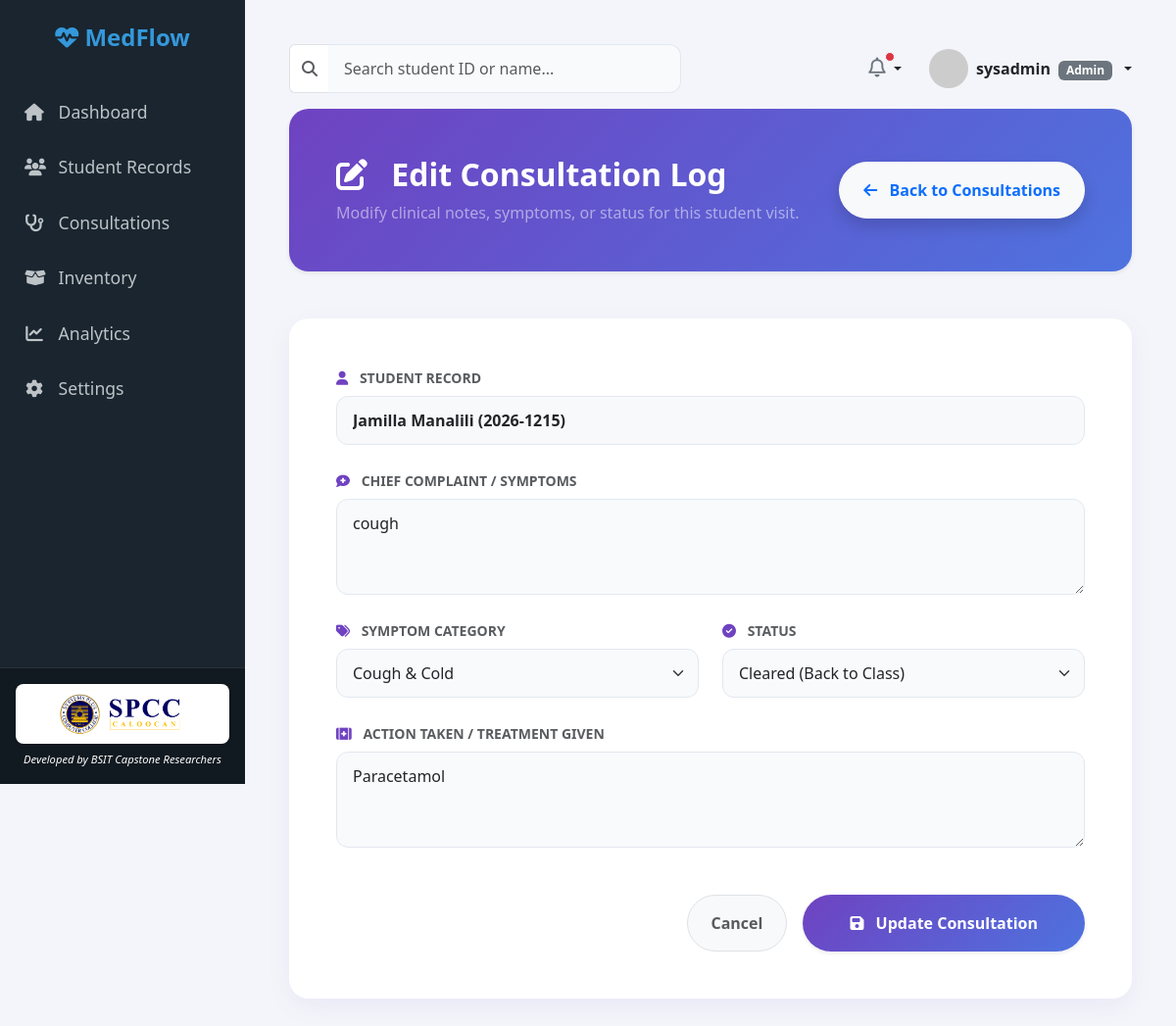
Screenshot of /modules/consultations/edit.php?id=5 (signed in) with the database file from the repository.
### tables this page shows
CREATE TABLE IF NOT EXISTS `consultations` (
  `consultation_id` int NOT NULL AUTO_INCREMENT,
  `consultation_date` datetime DEFAULT CURRENT_TIMESTAMP,
  `student_id` varchar(50) NOT NULL,
  `symptom_category` varchar(50) DEFAULT NULL,
  `chief_complaint` text,
  `action_taken` text,
  `status` varchar(50) DEFAULT NULL,
  PRIMARY KEY (`consultation_id`),
  KEY `consultations_ibfk_1` (`student_id`),
  CONSTRAINT `consultations_ibfk_1` FOREIGN KEY (`student_id`) REFERENCES `students` (`student_id`) ON DELETE CASCADE
);

CREATE TABLE IF NOT EXISTS `students` (
  `student_id` varchar(50) NOT NULL,
  `first_name` varchar(50) DEFAULT NULL,
  `last_name` varchar(50) DEFAULT NULL,
  `grade_section` varchar(50) DEFAULT NULL,
  `medical_history` text,
  `allergies` text,
  `created_at` timestamp NULL DEFAULT CURRENT_TIMESTAMP,
  PRIMARY KEY (`student_id`)
);

### modules/consultations/edit.php (the view, shortened to what this page needs)
<?php
require_once '../../includes/db_connect.php';
$consultation_id = $_GET['id'] ?? '';
try {
    $stmt = $pdo->prepare("
        SELECT c.*, s.first_name, s.last_name, s.student_id
        FROM consultations c
        JOIN students s ON c.student_id = s.student_id
        WHERE c.consultation_id = ?
    ");
    $stmt->execute([$consultation_id]);
    $consultation = $stmt->fetch(PDO::FETCH_ASSOC);
} catch (PDOException $e) {
    header("Location: index.php?error=Database error");
    exit();
}
?>
<!DOCTYPE html>
<html lang="en">
<head>
    <link href="https://cdn.jsdelivr.net/npm/bootstrap@5.3.0/dist/css/bootstrap.min.css" rel="stylesheet">
    <link rel="stylesheet" href="https://cdnjs.cloudflare.com/ajax/libs/font-awesome/6.4.0/css/all.min.css">
</head>
<body>
    <?php include '../../includes/sidebar.php'; ?>
    <div class="main-content">
        <?php include '../../includes/topbar.php'; ?>
        <div class="card bg-gradient-purple p-5 mb-5 shadow-sm mt-3">
            <div class="d-flex justify-content-between align-items-center">
                <div>
                    <h2 class="fw-bold mb-2 text-white"><i class="fa-solid fa-pen-to-square me-3"></i> Edit Consultation Log</h2>
                    <p class="text-white-50 fs-6 mb-0">Modify clinical notes, symptoms, or status for this student visit.</p>
                </div>
                <a href="index.php" class="btn btn-light fw-bold px-4 py-3 shadow text-primary rounded-pill">
                    <i class="fa-solid fa-arrow-left me-2"></i> Back to Consultations
                </a>
            </div>
        </div>
        <div class="card p-5">
            <form action="edit.php?id=<?php echo $consultation_id; ?>" method="POST">
                <div class="mb-4">
                    <label class="form-label text-muted small fw-bold text-uppercase"><i class="fa-solid fa-user me-2 text-purple" style="color: #6f42c1;"></i> Student Record</label>
                    <input type="text" class="form-control bg-light fw-semibold text-dark" value="<?php echo htmlspecialchars($consultation['first_name'] . ' ' . $consultation['last_name'] . ' (' . $consultation['student_id'] . ')'); ?>" readonly>
                </div>
                <div class="mb-4">
                    <label class="form-label text-muted small fw-bold text-uppercase"><i class="fa-solid fa-comment-medical me-2 text-purple" style="color: #6f42c1;"></i> Chief Complaint / Symptoms</label>
                    <textarea name="chief_complaint" class="form-control" rows="3" required><?php echo htmlspecialchars($consultation['chief_complaint']); ?></textarea>
                </div>
                <div class="row mb-4">
                    <div class="col-md-6">
                        <label class="form-label text-muted small fw-bold text-uppercase"><i class="fa-solid fa-tags me-2 text-purple" style="color: #6f42c1;"></i> Symptom Category</label>
                        <select name="symptom_category" class="form-select" required>
                            <option value="Cough & Cold" <?php echo ($consultation['symptom_category'] == 'Cough & Cold') ? 'selected' : ''; ?>>Cough & Cold</option>
                        </select>
                    </div>
                    <div class="col-md-6">
                        <label class="form-label text-muted small fw-bold text-uppercase"><i class="fa-solid fa-circle-check me-2 text-purple" style="color: #6f42c1;"></i> Status</label>
                        <select name="status" class="form-select" required>
                            <option value="Cleared" <?php echo ($consultation['status'] == 'Cleared') ? 'selected' : ''; ?>>Cleared (Back to Class)</option>
                        </select>
                    </div>
                </div>
                <div class="mb-5">
                    <label class="form-label text-muted small fw-bold text-uppercase"><i class="fa-solid fa-kit-medical me-2 text-purple" style="color: #6f42c1;"></i> Action Taken / Treatment Given</label>
                    <textarea name="action_taken" class="form-control" rows="3" required><?php echo htmlspecialchars($consultation['action_taken']); ?></textarea>
                </div>
                <div class="d-flex justify-content-end gap-3">
                    <a href="index.php" class="btn btn-light px-4 py-3 rounded-pill fw-semibold text-muted border">Cancel</a>
                    <button type="submit" class="btn btn-primary px-5 py-3 rounded-pill fw-bold shadow-sm" style="background: linear-gradient(135deg, #6f42c1 0%, #4e73df 100%); border: none;">
                        <i class="fa-solid fa-floppy-disk me-2"></i> Update Consultation
                    </button>
                </div>
            </form>
        </div>
    </div>
</body>
</html>

### modules/consultations/edit.php (style rules this page uses)
body { background-color: #f4f5fa; font-family: 'Segoe UI', Tahoma, Geneva, Verdana, sans-serif; overflow-x: hidden; }
.main-content { margin-left: 250px; padding: 45px; width: calc(100% - 250px); }
.card { border: none; border-radius: 20px; box-shadow: 0 8px 25px rgba(111, 66, 193, 0.07); background-color: #ffffff; }
.bg-gradient-purple { background: linear-gradient(135deg, #6f42c1 0%, #4e73df 100%); color: white; border-radius: 20px; }
.form-control, .form-select { border-radius: 12px; padding: 12px 16px; border: 1px solid #e2e8f0; background-color: #f8fafc; transition: all 0.2s; }

### rows the page displays
consultations: student.student_id "Jamilla Manalili (2026-1215)", chief_complaint "cough", symptom_category "Cough & Cold", status "Cleared (Back to Class)", action_taken "Paracetamol"

### other values shown
$_SESSION['username'] "sysadmin"
$_SESSION['role'] "Admin"
